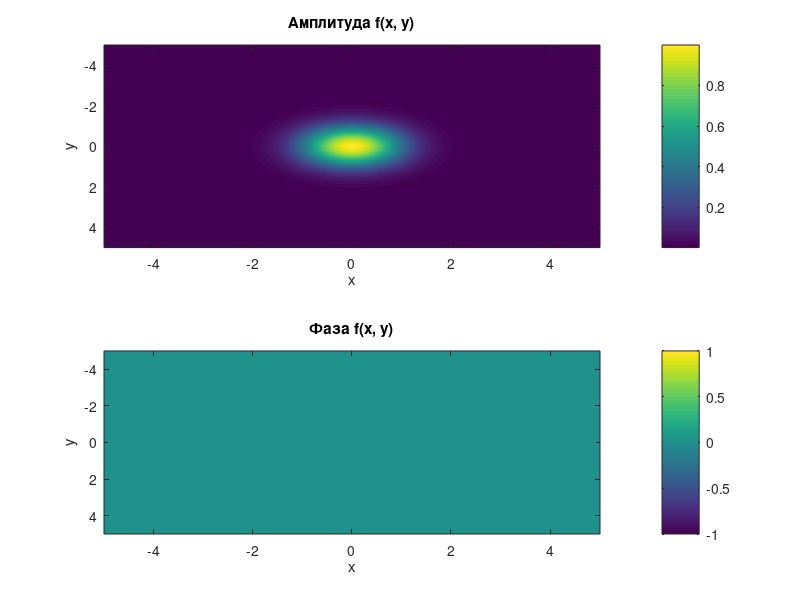

MATLAB code for this plot:
% Для аналитики применить не финитное
% преобразование. Использовать свойства
% преобразования Фурье.
% Параметры
N = 500; % Размерность вектора f
M = 2048; % Размерность после дополнения нулями
a = 5;
hx = 2 * a / N; % Шаг по x
input_field = @(x, y) exp(-x.^2 - y.^2);

% Шаг 1: Дискретизация входной функции f(x)
x = linspace(-a, a, N);
y = linspace(-a, a, N);
[X, Y] = meshgrid(x, y);
f = input_field(X, Y);


% Вывод результатов
figure;
subplot(2,1,1);
imagesc(x, y, abs(f));
title('Амплитуда f(x, y)');
xlabel('x');
ylabel('y');
colorbar;

subplot(2,1,2);
imagesc(x, y, angle(f));
title('Фаза f(x, y)');
xlabel('x');
ylabel('y');
colorbar;

